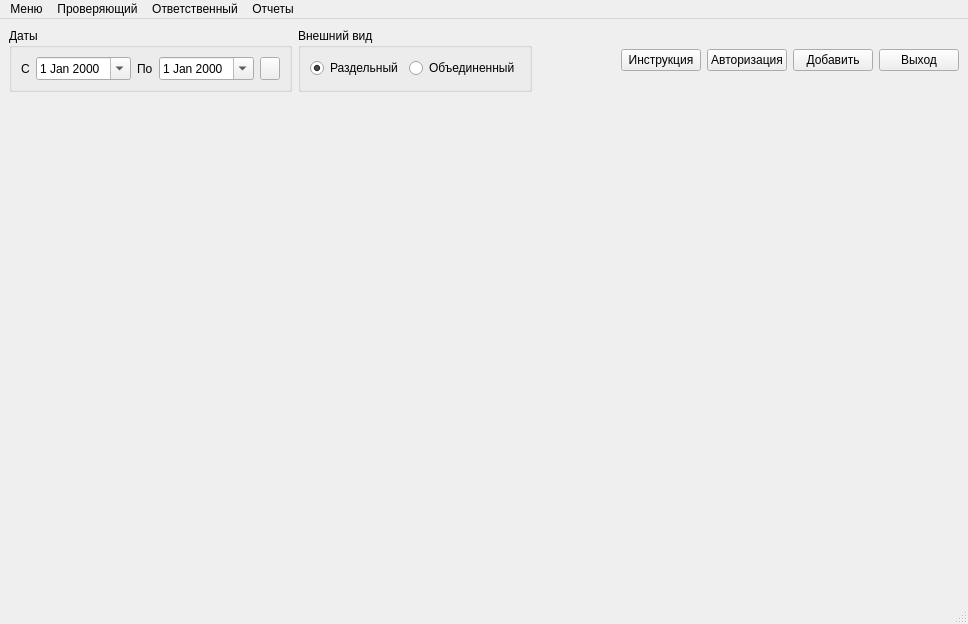
<?xml version="1.0" encoding="UTF-8"?>
<ui version="4.0">
 <class>MainWindow</class>
 <widget class="QMainWindow" name="MainWindow">
  <property name="geometry">
   <rect>
    <x>0</x>
    <y>0</y>
    <width>968</width>
    <height>624</height>
   </rect>
  </property>
  <property name="windowTitle">
   <string>Журнал проверок</string>
  </property>
  <widget class="QWidget" name="centralwidget">
   <layout class="QVBoxLayout" name="verticalLayout">
    <item>
     <layout class="QHBoxLayout" name="horizontalLayout_3">
      <item>
       <widget class="QGroupBox" name="groupBox">
        <property name="sizePolicy">
         <sizepolicy hsizetype="Preferred" vsizetype="Preferred">
          <horstretch>0</horstretch>
          <verstretch>0</verstretch>
         </sizepolicy>
        </property>
        <property name="title">
         <string>Даты</string>
        </property>
        <layout class="QHBoxLayout" name="horizontalLayout">
         <item>
          <widget class="QLabel" name="label">
           <property name="text">
            <string>С</string>
           </property>
          </widget>
         </item>
         <item>
          <widget class="QDateEdit" name="begin_date">
           <property name="minimumSize">
            <size>
             <width>90</width>
             <height>0</height>
            </size>
           </property>
           <property name="calendarPopup">
            <bool>true</bool>
           </property>
          </widget>
         </item>
         <item>
          <widget class="QLabel" name="label_2">
           <property name="text">
            <string>По</string>
           </property>
          </widget>
         </item>
         <item>
          <widget class="QDateEdit" name="end_date">
           <property name="minimumSize">
            <size>
             <width>90</width>
             <height>0</height>
            </size>
           </property>
           <property name="calendarPopup">
            <bool>true</bool>
           </property>
          </widget>
         </item>
         <item>
          <widget class="QPushButton" name="select_dates">
           <property name="maximumSize">
            <size>
             <width>20</width>
             <height>23</height>
            </size>
           </property>
           <property name="text">
            <string/>
           </property>
          </widget>
         </item>
        </layout>
       </widget>
      </item>
      <item>
       <widget class="QGroupBox" name="groupBox_2">
        <property name="title">
         <string>Внешний вид</string>
        </property>
        <layout class="QHBoxLayout" name="horizontalLayout_4">
         <item>
          <widget class="QRadioButton" name="split_view">
           <property name="text">
            <string>Раздельный</string>
           </property>
           <property name="checked">
            <bool>true</bool>
           </property>
          </widget>
         </item>
         <item>
          <widget class="QRadioButton" name="join_view">
           <property name="text">
            <string>Объединенный</string>
           </property>
          </widget>
         </item>
        </layout>
       </widget>
      </item>
      <item>
       <spacer name="horizontalSpacer">
        <property name="orientation">
         <enum>Qt::Horizontal</enum>
        </property>
        <property name="sizeHint" stdset="0">
         <size>
          <width>13</width>
          <height>17</height>
         </size>
        </property>
       </spacer>
      </item>
      <item>
       <widget class="QPushButton" name="open_instruction">
        <property name="text">
         <string>Инструкция</string>
        </property>
       </widget>
      </item>
      <item>
       <layout class="QHBoxLayout" name="horizontalLayout_2">
        <item>
         <widget class="QPushButton" name="authorization">
          <property name="text">
           <string>Авторизация</string>
          </property>
         </widget>
        </item>
        <item>
         <widget class="QPushButton" name="add_inspection">
          <property name="text">
           <string>Добавить</string>
          </property>
         </widget>
        </item>
        <item>
         <widget class="QPushButton" name="exit_app">
          <property name="text">
           <string>Выход</string>
          </property>
         </widget>
        </item>
       </layout>
      </item>
     </layout>
    </item>
    <item>
     <widget class="QSplitter" name="splitter">
      <property name="sizePolicy">
       <sizepolicy hsizetype="Expanding" vsizetype="Expanding">
        <horstretch>0</horstretch>
        <verstretch>0</verstretch>
       </sizepolicy>
      </property>
      <property name="orientation">
       <enum>Qt::Horizontal</enum>
      </property>
     </widget>
    </item>
   </layout>
  </widget>
  <widget class="QMenuBar" name="menubar">
   <property name="geometry">
    <rect>
     <x>0</x>
     <y>0</y>
     <width>968</width>
     <height>22</height>
    </rect>
   </property>
   <widget class="QMenu" name="menu">
    <property name="title">
     <string>Меню</string>
    </property>
    <addaction name="action_user_settings"/>
    <addaction name="action_change_password"/>
    <addaction name="separator"/>
    <addaction name="action_exit"/>
   </widget>
   <widget class="QMenu" name="menu_reports">
    <property name="title">
     <string>Отчеты</string>
    </property>
   </widget>
   <widget class="QMenu" name="menu_inspectors">
    <property name="title">
     <string>Проверяющий</string>
    </property>
   </widget>
   <widget class="QMenu" name="menu_responsible">
    <property name="title">
     <string>Ответственный</string>
    </property>
   </widget>
   <addaction name="menu"/>
   <addaction name="menu_inspectors"/>
   <addaction name="menu_responsible"/>
   <addaction name="menu_reports"/>
  </widget>
  <widget class="QStatusBar" name="statusbar"/>
  <action name="action_change_password">
   <property name="enabled">
    <bool>false</bool>
   </property>
   <property name="text">
    <string>Сменить пароль</string>
   </property>
  </action>
  <action name="action_exit">
   <property name="text">
    <string>Выход</string>
   </property>
  </action>
  <action name="action_4">
   <property name="text">
    <string>В разработке</string>
   </property>
  </action>
  <action name="action_user_settings">
   <property name="text">
    <string>Управление пользователями</string>
   </property>
  </action>
 </widget>
 <resources/>
 <connections/>
</ui>
